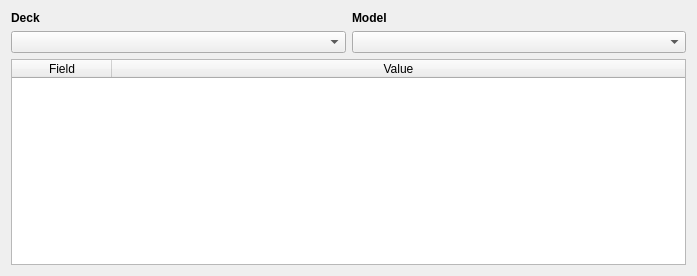
<?xml version="1.0" encoding="UTF-8"?>
<ui version="4.0">
 <class>CardBuilder</class>
 <widget class="QWidget" name="CardBuilder">
  <property name="geometry">
   <rect>
    <x>0</x>
    <y>0</y>
    <width>687</width>
    <height>276</height>
   </rect>
  </property>
  <property name="windowTitle">
   <string>Form</string>
  </property>
  <layout class="QVBoxLayout" name="verticalLayout">
   <item>
    <layout class="QGridLayout" name="layoutCards">
     <item row="2" column="0">
      <widget class="QComboBox" name="comboBoxDeck">
       <property name="insertPolicy">
        <enum>QComboBox::InsertAlphabetically</enum>
       </property>
      </widget>
     </item>
     <item row="2" column="1">
      <widget class="QComboBox" name="comboBoxModel">
       <property name="insertPolicy">
        <enum>QComboBox::InsertAlphabetically</enum>
       </property>
      </widget>
     </item>
     <item row="0" column="0">
      <widget class="QLabel" name="labelDeck">
       <property name="sizePolicy">
        <sizepolicy hsizetype="Preferred" vsizetype="Maximum">
         <horstretch>0</horstretch>
         <verstretch>0</verstretch>
        </sizepolicy>
       </property>
       <property name="font">
        <font>
         <weight>75</weight>
         <bold>true</bold>
        </font>
       </property>
       <property name="text">
        <string>Deck</string>
       </property>
      </widget>
     </item>
     <item row="0" column="1">
      <widget class="QLabel" name="labelModel">
       <property name="sizePolicy">
        <sizepolicy hsizetype="Preferred" vsizetype="Maximum">
         <horstretch>0</horstretch>
         <verstretch>0</verstretch>
        </sizepolicy>
       </property>
       <property name="font">
        <font>
         <weight>75</weight>
         <bold>true</bold>
        </font>
       </property>
       <property name="text">
        <string>Model</string>
       </property>
      </widget>
     </item>
    </layout>
   </item>
   <item>
    <widget class="QTableWidget" name="tableFields">
     <property name="sizePolicy">
      <sizepolicy hsizetype="Expanding" vsizetype="Expanding">
       <horstretch>0</horstretch>
       <verstretch>0</verstretch>
      </sizepolicy>
     </property>
     <property name="minimumSize">
      <size>
       <width>675</width>
       <height>0</height>
      </size>
     </property>
     <attribute name="horizontalHeaderStretchLastSection">
      <bool>true</bool>
     </attribute>
     <attribute name="verticalHeaderVisible">
      <bool>false</bool>
     </attribute>
     <attribute name="verticalHeaderStretchLastSection">
      <bool>false</bool>
     </attribute>
     <column>
      <property name="text">
       <string>Field</string>
      </property>
     </column>
     <column>
      <property name="text">
       <string>Value</string>
      </property>
     </column>
    </widget>
   </item>
  </layout>
 </widget>
 <resources/>
 <connections/>
</ui>
